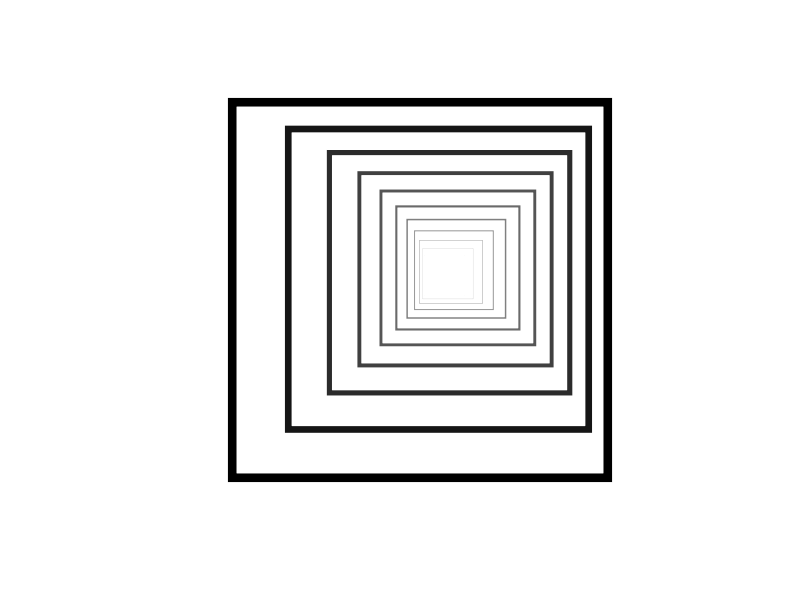
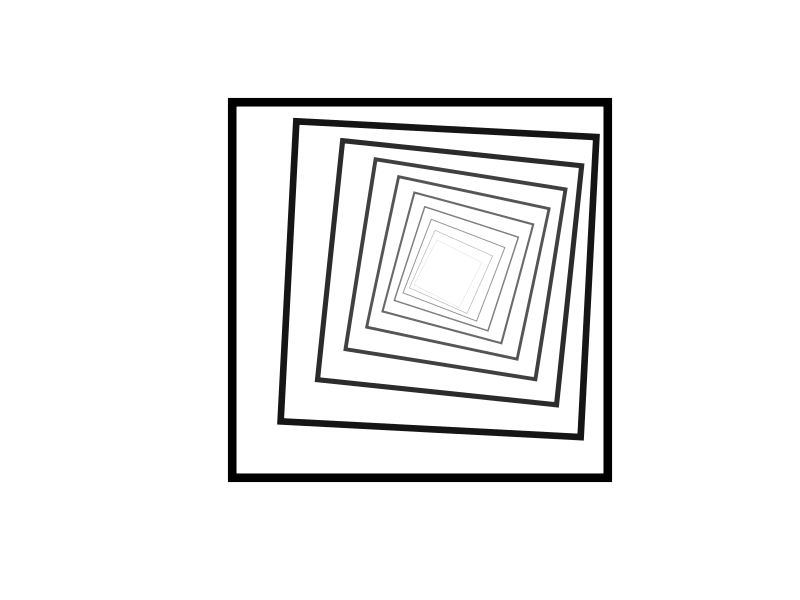
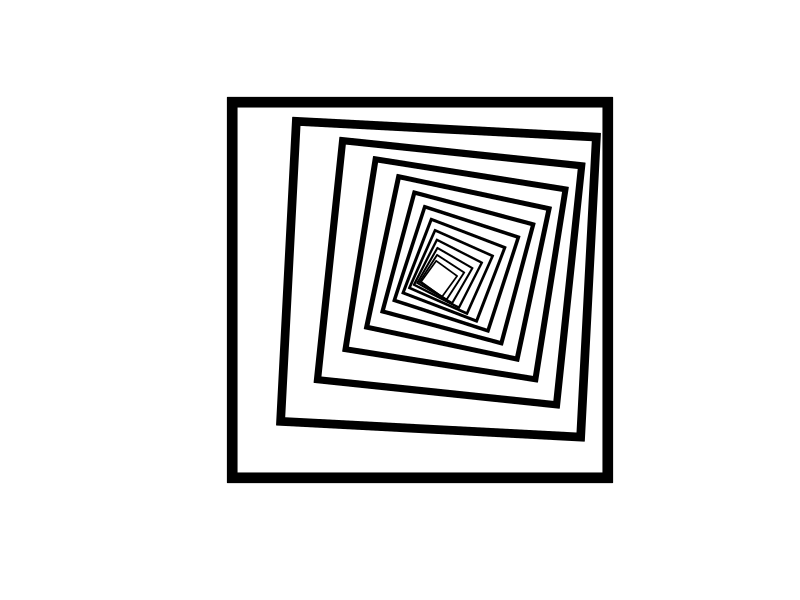
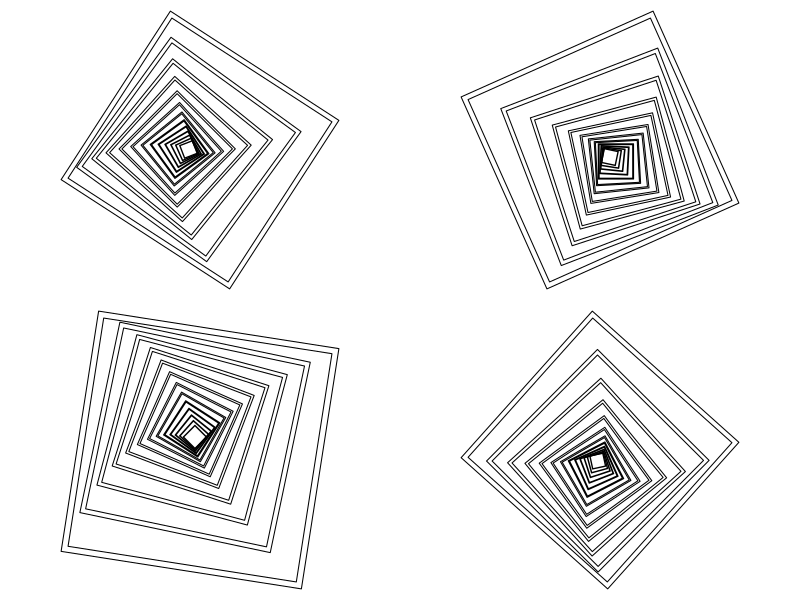

Recreate these plots in R, in order.
library(sf)

a = 0.95
b = 0.8
ang = 3 * pi / 180
rot = function(a) matrix(c(cos(a), sin(a), -sin(a), cos(a)), 2, 2)
n = 12
drift = c(.12, .07)

outer = rbind(c(-1,-1), c(1, -1), c(1, 1), c(-1, 1), c(-1, -1))
hole = a * outer[5:1,]

# only shift:
p = st_sfc(lapply(0:n,
	function(i) { st_polygon(list(outer, hole)) * rot(0) * b^i + drift * i * b ^ i } ))
plot(p, col = grey(0:n/n), border = 0)

# shift + rotate:
p = st_sfc(lapply(0:n,
	function(i) { st_polygon(list(outer, hole)) * rot(i * ang) * b ^ i + drift * i * b ^ i } ))
p
plot(p, col = grey(0:n/n), border = 0)
g = st_geometrycollection(p)
plot(g)
mp = st_multipolygon(p)
opar = par(mfrow = c(2,2), mar = rep(0,4))
plot(mp * rot(10))
plot(mp * rot(20))
plot(mp * rot(30))
plot(mp * rot(40))
par(opar)
